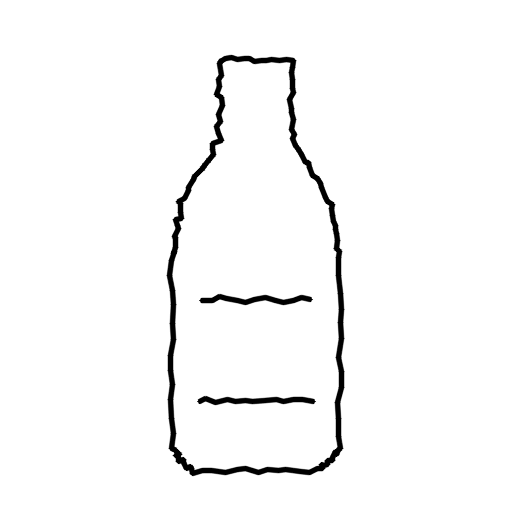
#> input picture samples/inputs/bottle.png, 512 x 512 px
$ python -i background.py   (imports and definitions only)
#> lines starting #> are read from the running program, lines starting #| are printed output that depends on the picture; after the words box and inside, x2 and y2 are one past the last pixel; in counts of white or black regions, pixels touching at a corner belong together
#> further down, picture is the input picture: PIL image 512x512 L; min 0, max 255, mean 247.9
"""Stage 4 - foreground isolation. rembg (U2-Net) when installed, classical flood-fill otherwise."""
from __future__ import annotations
import cv2
import numpy as np
from PIL import Image

_SESSION = None


def rembg_available() -> bool:
    try:
        import rembg  # noqa: F401
        return True
    except ImportError:
        return False


def _classical(img: Image.Image, tol: int = 28) -> np.ndarray:
    """Generated product shots have a near-white studio background: flood-fill it from the borders."""
#> called with tol = 28
    rgb = np.array(img.convert("RGB"))
    h, w = rgb.shape[:2]
#> h = 512; w = 512
    bg = np.median(np.concatenate([rgb[0], rgb[-1], rgb[:, 0], rgb[:, -1]]), axis=0)
#> bg = [255, 255, 255]
    diff = np.abs(rgb.astype(int) - bg[None, None, :]).max(-1)
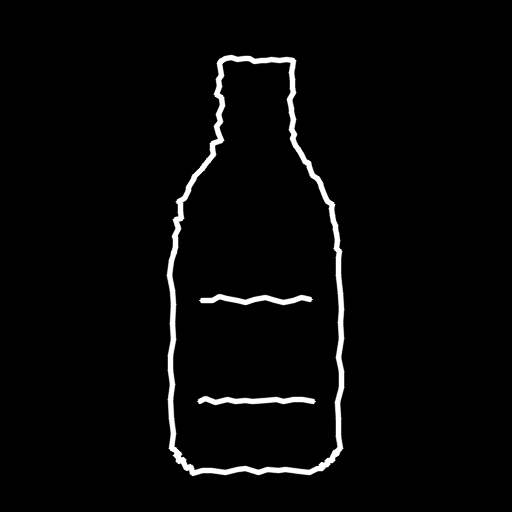
#> diff: shape (512, 512) float64; min 0, max 255, mean 7.1
    cand = (diff <= tol).astype(np.uint8)
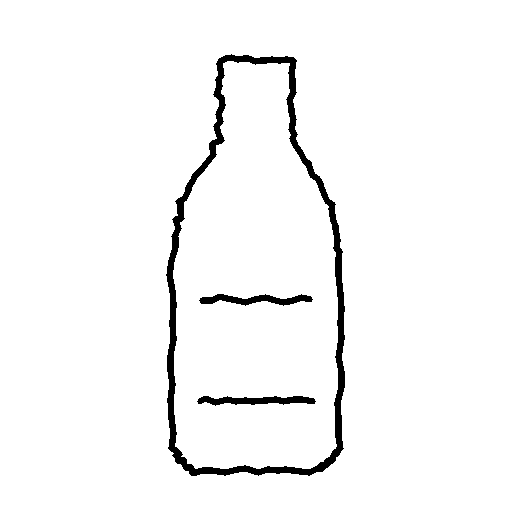
#> cand: shape (512, 512); values 0 (black) and 1 (white), 96.8% white; 3 black regions, box (x1, y1, x2, y2) and area: (166, 54, 345, 476) 7026, (197, 396, 316, 406) 749, (199, 294, 313, 306) 725
    n, lab = cv2.connectedComponents(cand, connectivity=4)
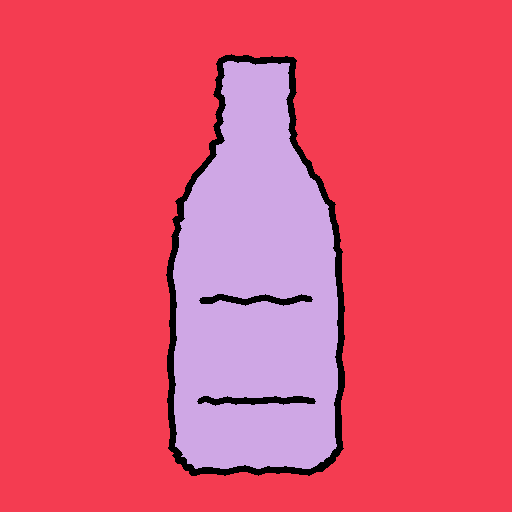
#> lab: shape (512, 512) int32; 3 distinct labels, from 0 to 2; one colour per label, 0 black
#> n = 3
    border_labels = np.unique(np.concatenate([lab[0], lab[-1], lab[:, 0], lab[:, -1]]))
#> border_labels = [1]
    bgmask = np.isin(lab, [l for l in border_labels if l != 0 and cand[lab == l][0] == 1])
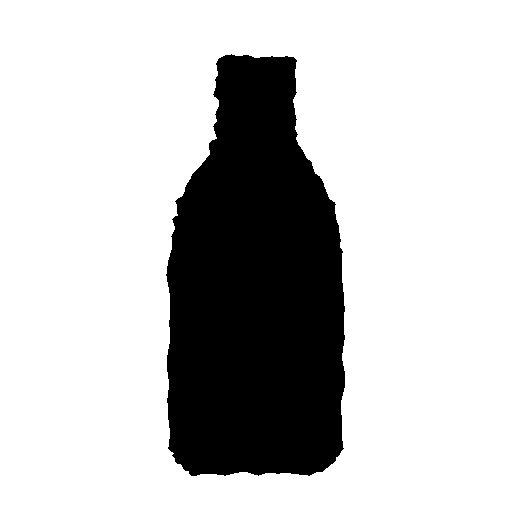
#> bgmask: shape (512, 512) bool; 77% white; 1 black region, box (x1, y1, x2, y2) and area: (166, 54, 345, 476) 60421
    # enclosed regions that are *exactly* background-coloured and sizeable are through-holes (rings, handles)
    strict = (diff <= 8).astype(np.uint8)
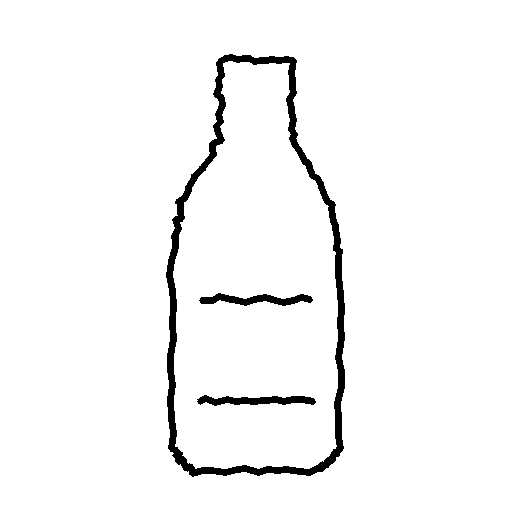
#> strict: shape (512, 512); values 0 (black) and 1 (white), 96.5% white; 3 black regions, box (x1, y1, x2, y2) and area: (166, 54, 345, 477) 7469, (197, 395, 316, 406) 809, (199, 293, 313, 306) 785
    ns, ls, sts, _ = cv2.connectedComponentsWithStats(strict, connectivity=4)
#> ls: shape (512, 512) int32; 3 distinct labels, from 0 to 2
#> ns = 3; sts = [[166, 54, 179, 423, 9063], [0, 0, 512, 512, 201501], [173, 61, 165, 408, 51580]]
    for l in range(1, ns):
        if sts[l, cv2.CC_STAT_AREA] > 0.005 * h * w:
            bgmask |= ls == l
    fg = ~bgmask
#> fg: shape (512, 512) bool; 3.4% white; 3 white regions, box (x1, y1, x2, y2) and area: (166, 54, 345, 476) 7247, (197, 395, 316, 406) 809, (199, 293, 313, 306) 785
    fg = cv2.morphologyEx(fg.astype(np.uint8), cv2.MORPH_OPEN, np.ones((3, 3), np.uint8)) > 0
#> fg: shape (512, 512) bool; 3.4% white; 3 white regions, box (x1, y1, x2, y2) and area: (167, 55, 345, 476) 7211, (198, 395, 315, 406) 804, (200, 293, 312, 306) 782
    n, lab, st, _ = cv2.connectedComponentsWithStats(fg.astype(np.uint8), connectivity=8)
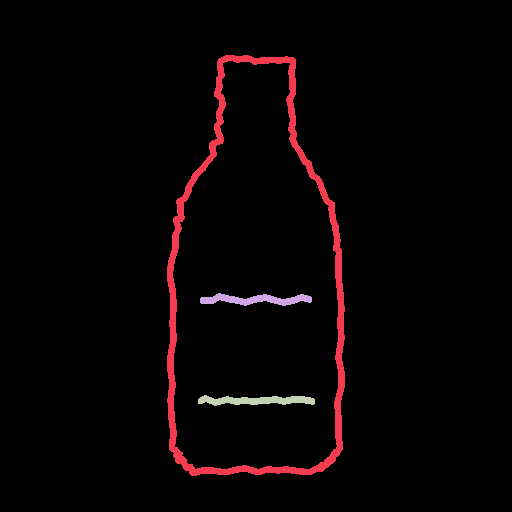
#> lab: shape (512, 512) int32; 4 distinct labels, from 0 to 3; one colour per label, 0 black
#> n = 4; st = [[0, 0, 512, 512, 253347], [167, 55, 178, 421, 7211], [200, 293, 112, 13, 782], [198, 395, 117, 11, 804]]
    if n > 1:
        fg = lab == (1 + np.argmax(st[1:, cv2.CC_STAT_AREA]))
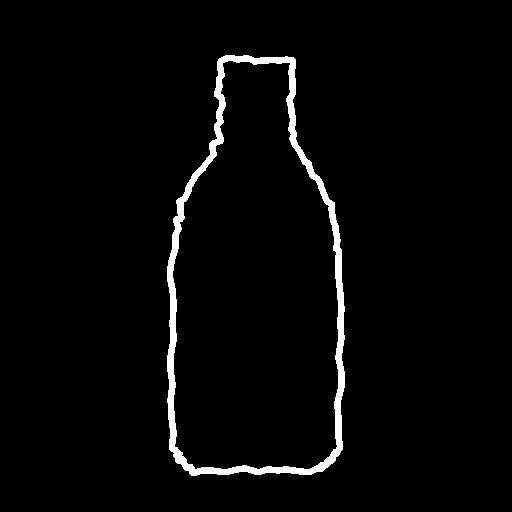
#> fg: shape (512, 512) bool; 2.8% white; 1 white region, box (x1, y1, x2, y2) and area: (167, 55, 345, 476) 7211
    return fg


def remove_background(img: Image.Image, use_rembg: bool = True) -> tuple[Image.Image, str]:
    """Returns (RGBA image, method)."""
    global _SESSION
    img = img.convert("RGB")
    if use_rembg and rembg_available():
        try:
            from rembg import new_session, remove
            if _SESSION is None:
                _SESSION = new_session("u2net")
            out = remove(img, session=_SESSION).convert("RGBA")
            if np.array(out)[..., 3].mean() > 8:
                return out, "rembg-u2net"
        except Exception:
            pass
    fg = _classical(img)
    rgba = np.dstack([np.array(img), (fg * 255).astype(np.uint8)])
    return Image.fromarray(rgba, "RGBA"), "classical-floodfill"


def prepare_for_reconstruction(rgba: Image.Image, size: int = 512, border: float = 0.12,
                               background=(255, 255, 255)) -> tuple[Image.Image, Image.Image]:
    """Crop to object, pad to a square with margin, return (RGBA, RGB-on-white) at `size`."""
    a = np.array(rgba)
    ys, xs = np.where(a[..., 3] > 16)
    if len(ys) == 0:
        raise ValueError("Background removal produced an empty foreground.")
    crop = a[ys.min():ys.max() + 1, xs.min():xs.max() + 1]
    side = int(max(crop.shape[:2]) * (1 + 2 * border))
    canvas = np.zeros((side, side, 4), np.uint8)
    oy, ox = (side - crop.shape[0]) // 2, (side - crop.shape[1]) // 2
    canvas[oy:oy + crop.shape[0], ox:ox + crop.shape[1]] = crop
    out = Image.fromarray(canvas, "RGBA").resize((size, size), Image.LANCZOS)
    flat = Image.new("RGB", (size, size), background)
    flat.paste(out, mask=out.split()[3])
    return out, flat

>>> from PIL import Image
>>> picture = Image.open('../samples/inputs/bottle.png')
>>> result = _classical(picture)

$ run again, on samples/inputs/donut.png
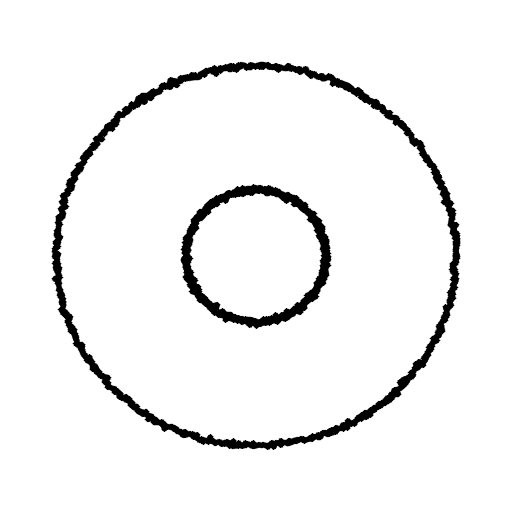
#> input picture samples/inputs/donut.png, 512 x 512 px
#> picture is the input picture: PIL image 512x512 L; min 0, max 255, mean 241.7
#> bg = [255, 255, 255]
#> cand: shape (512, 512); values 0 (black) and 1 (white), 94.3% white; 2 black regions, box (x1, y1, x2, y2) and area: (51, 61, 461, 450) 10575, (180, 184, 332, 329) 4477
#> in _classical, `n, lab = cv2.connectedComponents(cand, connectivity=4)`:
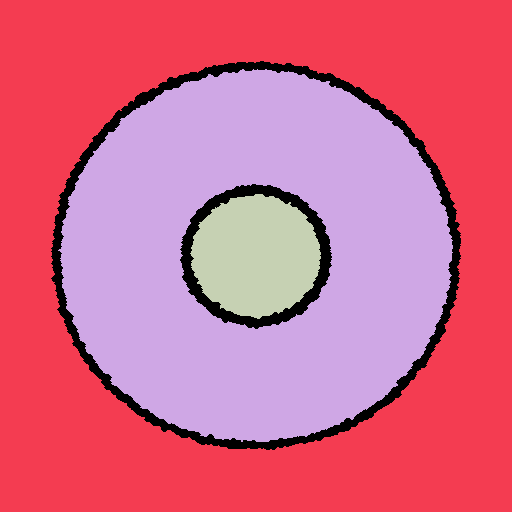
#> lab: shape (512, 512) int32; 4 distinct labels, from 0 to 3; one colour per label, 0 black
#> in _classical, `n, lab = cv2.connectedComponents(cand, connectivity=4)`: n = 4
#> border_labels = [1]
#> strict: shape (512, 512); values 0 (black) and 1 (white), 94% white; 2 black regions, box (x1, y1, x2, y2) and area: (51, 61, 461, 450) 11146, (180, 184, 332, 329) 4636
#> ls: shape (512, 512) int32; 4 distinct labels, from 0 to 3
#> ns = 4; sts = [[51, 61, 410, 389, 15782], [0, 0, 512, 512, 137427], [58, 69, 395, 373, 96659], [190, 194, 131, 125, 12276]]
#> in _classical, `n, lab, st, _ = cv2.connectedComponentsWithStats(fg.astype(np.uint8), ..`: n = 3; st = [[0, 0, 512, 512, 246853], [52, 61, 409, 389, 10705], [180, 184, 152, 145, 4586]]
#> in _classical, `fg = lab == (1 + np.argmax(st[1:, cv2.CC_STAT_AREA]))`:
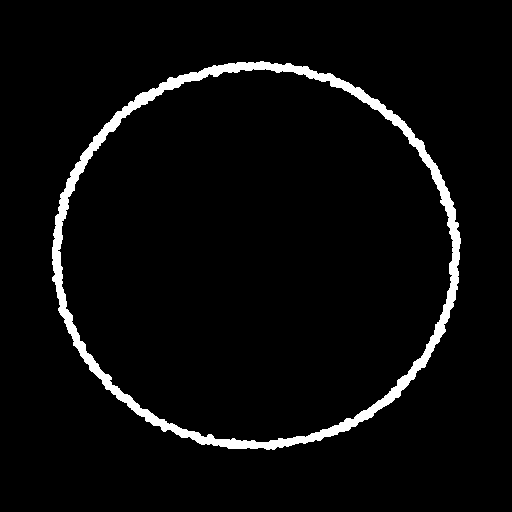
#> fg: shape (512, 512) bool; 4.1% white; 1 white region, box (x1, y1, x2, y2) and area: (52, 61, 461, 450) 10705

$ run again, on samples/inputs/lamp.png
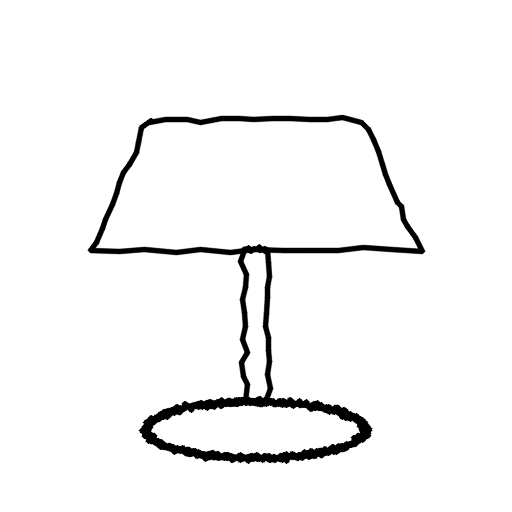
#> input picture samples/inputs/lamp.png, 512 x 512 px
#> picture is the input picture: PIL image 512x512 L; min 0, max 255, mean 244.7
#> bg = [255, 255, 255]
#> cand: shape (512, 512); values 0 (black) and 1 (white), 95.4% white; 1 black region, box (x1, y1, x2, y2) and area: (87, 114, 426, 464) 11968
#> in _classical, `n, lab = cv2.connectedComponents(cand, connectivity=4)`:
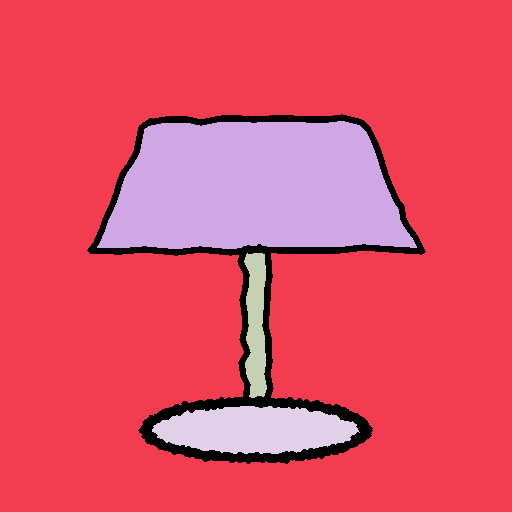
#> lab: shape (512, 512) int32; 6 distinct labels, from 0 to 5; one colour per label, 0 black
#> in _classical, `n, lab = cv2.connectedComponents(cand, connectivity=4)`: n = 6
#> border_labels = [1]
#> strict: shape (512, 512); values 0 (black) and 1 (white), 95.2% white; 1 black region, box (x1, y1, x2, y2) and area: (87, 114, 426, 464) 12599
#> ls: shape (512, 512) int32; 5 distinct labels, from 0 to 4
#> ns = 5; sts = [[87, 114, 339, 350, 12599], [0, 0, 512, 512, 207151], [97, 121, 320, 128, 32665], [244, 253, 23, 145, 2393], [152, 406, 207, 48, 7336]]
#> after the loop in _classical, `for l in range(1, ns):`:
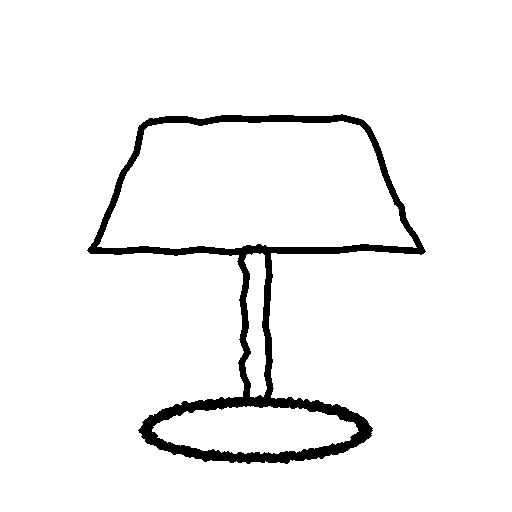
#> bgmask: shape (512, 512) bool; 95.3% white; 1 black region, box (x1, y1, x2, y2) and area: (87, 114, 426, 464) 12282
#> in _classical, `n, lab, st, _ = cv2.connectedComponentsWithStats(fg.astype(np.uint8), ..`: n = 2; st = [[0, 0, 512, 512, 249924], [88, 115, 337, 349, 12220]]

$ run again, on samples/inputs/rocket.png
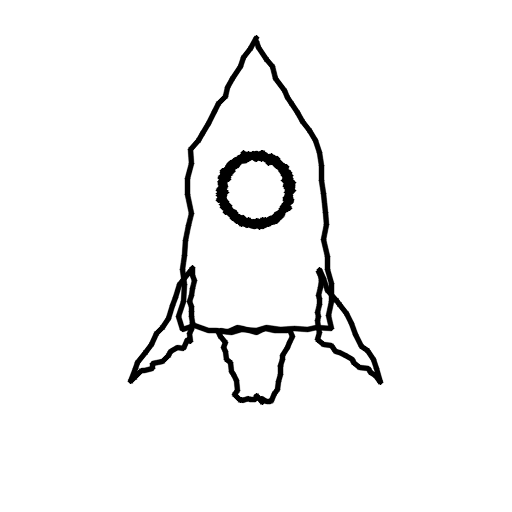
#> input picture samples/inputs/rocket.png, 512 x 512 px
#> picture is the input picture: PIL image 512x512 L; min 0, max 255, mean 244.9
#> bg = [255, 255, 255]
#> cand: shape (512, 512); values 0 (black) and 1 (white), 95.6% white; 2 black regions, box (x1, y1, x2, y2) and area: (127, 35, 384, 405) 9210, (215, 150, 297, 230) 2454
#> in _classical, `n, lab = cv2.connectedComponents(cand, connectivity=4)`: n = 12
#> border_labels = [1]
#> strict: shape (512, 512); values 0 (black) and 1 (white), 95.3% white; 2 black regions, box (x1, y1, x2, y2) and area: (127, 35, 384, 405) 9828, (215, 150, 297, 230) 2535
#> ls: shape (512, 512) int32; 12 distinct labels, from 0 to 11
#> ns = 12; sts = [[127, 35, 257, 370, 12363], [0, 0, 512, 512, 219050], [186, 48, 138, 280, 23323], [227, 161, 57, 57, 2485], [324, 271, 1, 2, 2], [187, 277, 4, 20, 37], [321, 289, 7, 36, 156], [180, 293, 1, 2, 2], [139, 296, 47, 72, 834], [182, 303, 7, 22, 93], [321, 304, 52, 65, 1014], [224, 332, 65, 66, 2785]]
#> in _classical, `n, lab, st, _ = cv2.connectedComponentsWithStats(fg.astype(np.uint8), ..`: n = 3; st = [[0, 0, 512, 512, 247944], [128, 35, 255, 370, 11679], [215, 150, 81, 80, 2521]]
#> in _classical, `fg = lab == (1 + np.argmax(st[1:, cv2.CC_STAT_AREA]))`:
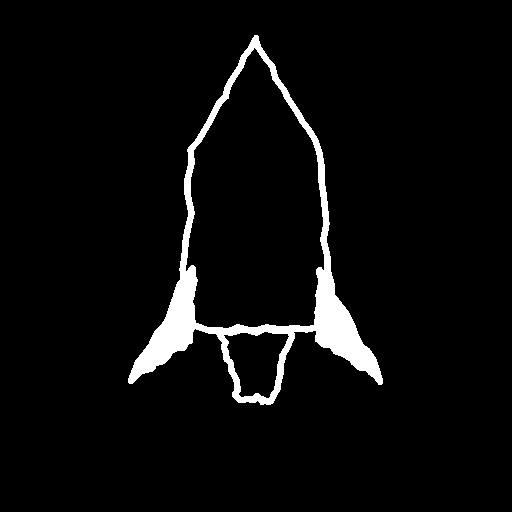
#> fg: shape (512, 512) bool; 4.5% white; 1 white region, box (x1, y1, x2, y2) and area: (128, 35, 383, 405) 11679
